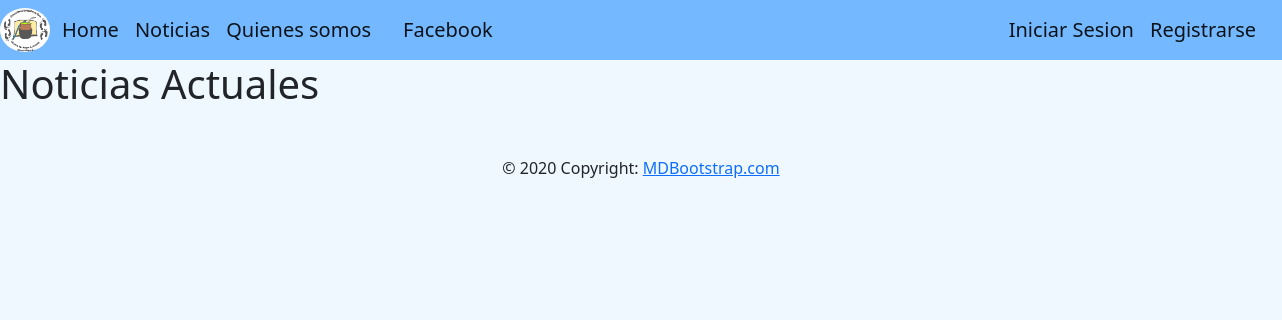
/Noticias/listar/, run on an earlier commit of the app's database.
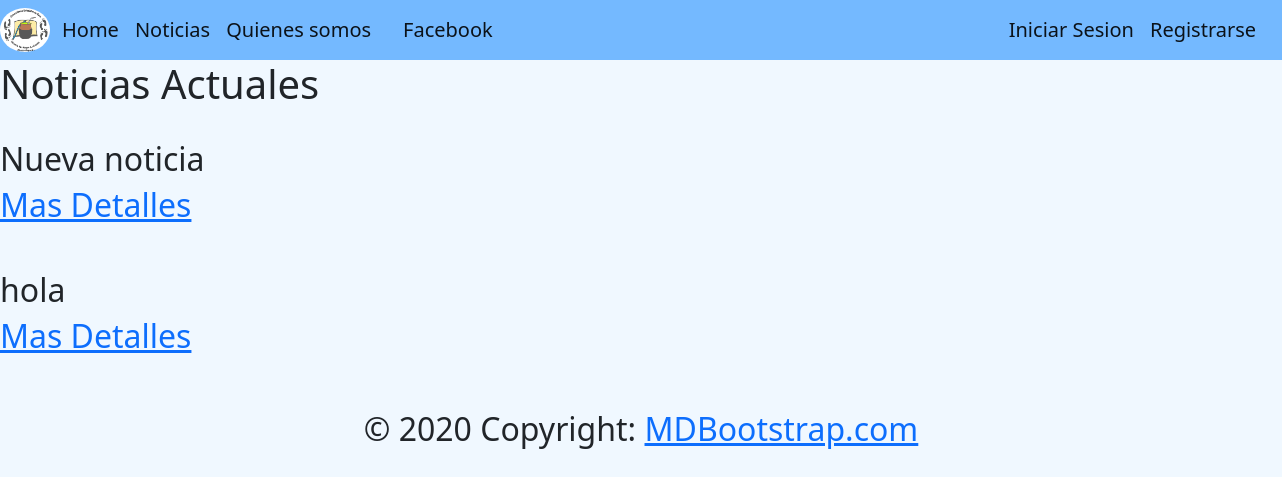
And on a later commit of the database.
### apps/noticias/models.py (models this page shows, shortened)
class Noticia(models.Model):
	titulo = models.CharField(max_length = 120)
	creado = models.DateField(auto_now_add = True)
	cuerpo = models.TextField()
	autor = models.CharField(max_length = 50, null=True, blank = True)
	imagen = models.ImageField(upload_to = 'noticias', null=True, blank = True)
	categoria = models.ForeignKey(Categoria, on_delete = models.CASCADE,null = True, blank = True)
	def __str__(self):
		return self.titulo

### apps/noticias/views.py (the view)
# urls.py: path('listar/', views.Listar, name = 'listar_noticias'),
def Listar(request):
	ctx = {}
	todas = Noticia.objects.all()
	print(todas)
	ctx['notis'] = todas
	return render(request,'noticias/listar_noticias.html',ctx)

### templates/noticias/listar_noticias.html
{%extends 'base.html'%}
{% load static %}
{%block contenido%}
    <h1>Noticias Actuales </h1>
    {% for n in notis%}
        <br>
        <h2>{{n.titulo}}<h2>
        <a href="{% url 'noticias:detalle_noticias' n.pk %}">Mas Detalles</a>
        <br>
    {% endfor %}
    <br>
{%endblock contenido%}

### templates/base.html (shortened to what this page needs)
{% load static %}
<!doctype html>
<html lang="es-ar">
  <head>
    <link rel="stylesheet" href="{% static 'css/base.css' %}">
    <link rel="stylesheet" href="https://cdn.jsdelivr.net/npm/swiper@8/swiper-bundle.min.css"/>
    <link href="https://cdn.jsdelivr.net/npm/bootstrap@5.2.0/dist/css/bootstrap.min.css" rel="stylesheet">
  </head>
  <body style="background-color:aliceblue ;">
    <nav class="navbar navbar-expand-lg"style="background-color:#74b9ff;z-index: 300;">
        <img src="../static/img/Logo_fundacion1png.png" style="width: 50px;  border-radius: 50%;" alt="Logo">
        <div class="container-fluid">
          <a class="navbar-brand" href="{% url 'home' %}">Home</a>
          <div class="collapse navbar-collapse" id="navbarNav">
            <ul class="navbar-nav">
              <a class="navbar-brand" href="{% url 'noticias:listar_noticias' %}">Noticias</a>
              <a class="navbar-brand" href="{% url 'somos:quienes_somos' %}">Quienes somos</a>
                <a class="navbar-brand"  href="https://www.facebook.com/groups/498186250237283/">Facebook</a>
              {% if user.is_authenticated %}
              <span class="navbar-brand" style="color:rgb(113, 113, 237);">Hola!{{user.username}}</span>
              <a class="navbar-brand" href="{%url 'logout' %}"id=>Finalizar Sesion</a>
              {%else%}
                <a class="navbar-brand" href="{%url 'login' %}"id=>Iniciar Sesion</a>
                <a class="navbar-brand" href="#">Registrarse</a>
              {% endif %}
            </ul>
          </div>
        </div>
      </nav>
      {%block contenido%}
      {%endblock contenido%}
<footer class="page-footer font-small blue">
  <div class="footer-copyright text-center py-3">© 2020 Copyright:
    <a href="/"> MDBootstrap.com</a>
  </div>
</footer>
    </body>
</html>

### static/css/base.css (style rules this page uses)
body { background-color: aqua; }

What changed in the data, as far as the page shows it:
added Noticia: titulo "Nueva noticia"
added Noticia: titulo "hola"
